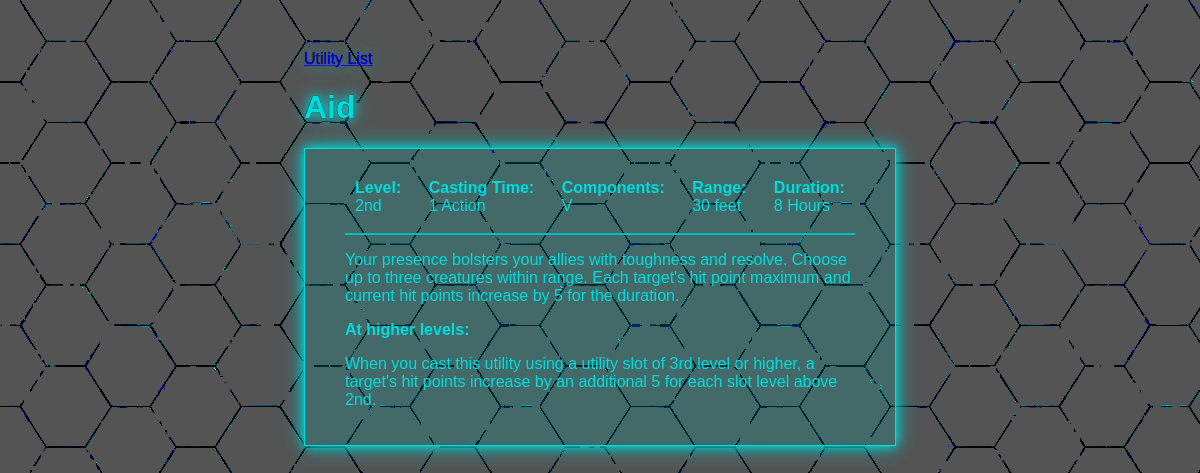
The page /utilities/3/ on the database its author committed.
### utilities/models.py (models this page shows, shortened)
class Utility(models.Model):
    name = models.CharField(max_length=50, unique=True)
    description = RichTextField(blank=True)
    at_higher_levels = RichTextField(blank=True)
    ritual = models.BooleanField(default=False)
    utility_level = models.ForeignKey(
        UtilityLevel, models.SET_DEFAULT, default=0)
    casting_time_unit = models.ForeignKey(
        UtilityCastingTimeUnit, models.SET_DEFAULT, default=1)
    casting_time_quantity = models.IntegerField(null=True, default=1)
    reaction_casting_description = models.TextField(blank=True)
    components = models.ManyToManyField(UtilityComponent, blank=True)
    material_components = models.TextField(blank=True)
    range_type = models.ForeignKey(RangeType, models.SET_NULL, null=True)
    range_distance = models.IntegerField(null=True, default=0)
    range_unit = models.ForeignKey(RangeUnit, related_name='untility_range', on_delete=models.SET_NULL, null=True, blank=True)
    aoe = models.ForeignKey(AreaType, on_delete=models.SET_NULL, null=True, blank=True)
    aoe_unit = models.ForeignKey(RangeUnit, related_name='untility_aoe', on_delete=models.SET_NULL, null=True, blank=True)
    aoe_unit_quantity = models.IntegerField(null=True, blank=True)
    duration_type = models.ForeignKey(DurationType, models.SET_NULL, null=True)
    duration_time_unit = models.ForeignKey(
        DurationTimeUnit, on_delete=models.SET_NULL, null=True, blank=True)
    duration_quantity = models.IntegerField(null=True, blank=True)
    origin = models.CharField(max_length=25, blank=True)
    origin_link = models.URLField(blank=True)
    class Meta:
        verbose_name_plural = 'Utilities'

class UtilityLevel(models.Model):
    id = models.IntegerField(primary_key=True)
    level = models.CharField(max_length=10)
    def __str__(self):
        return self.level

class UtilityCastingTimeUnit(models.Model):
    unit = models.CharField(max_length=15)
    def __str__(self):
        return self.unit

class UtilityComponent(models.Model):
    abbreviation = models.CharField(primary_key=True, max_length=1)
    name = models.CharField(max_length=15)
    description = models.TextField(blank=True)

class DurationTimeUnit(models.Model):
    unit = models.CharField(max_length=10)
    abbreviation = models.CharField(max_length=10, blank=True, null=True)

### utilities/views.py (the view)
# urls.py: path('<int:pk>/', views.UtilityDetailView.as_view(), name='detail')
class UtilityDetailView(generic.DetailView):
    model = Utility
    template_name = 'utilities/detail.html'

### utilities/templates/utilities/detail.html (shortened to what this page needs)
{% extends 'utilities/base.html' %}
{% block 'nav' %}
<a href="{% url 'utility_list' %}">Utility List</a>
{% endblock 'nav' %}
{% block 'header' %}
<h1>
  {{ utility.name }}
</h1>
{% endblock 'header' %}
{% block 'content' %}
  <div class="details">
    <div class="metadata">
      <div class="metadata-content">
        <label for="level">Level:</label>
        <div>{{ utility.utility_level }}</div>
      </div>
      <div class="metadata-content">
        <label for="CastingTime">Casting Time:</label>
        <div>
          {{ utility.casting_time_quantity }} {{ utility.casting_time_unit }}{% if utility.casting_time_quantity > 1 %}s{% endif %}
        </div>
      </div>
      <div class="metadata-content">
        <label for="components">Components:</label>
        <div>
          {% for component in utility.components.all %}
            {{ component.abbreviation }}{% if not forloop.last %},{% endif %}
          {% endfor %}
        </div>
      </div>
      <div class="metadata-content">
        <label for="range">Range:</label>
        {% if utility.range_type.type == "Ranged" %}
        <div>{{ utility.range_distance }} feet</div>
        {% else %}
        <div>{{ utility.range_type }}</div>
        {% endif %}
      </div>
      <div class="metadata-content">
        <label for="duration">Duration:</label>
        {% if utility.duration_time_unit.unit and utility.duration_quantity > 0 %}
        <div>
          {{ utility.duration_quantity }} {{ utility.duration_time_unit.unit }}{% if utility.duration_quantity > 1 %}s{% endif %}
        </div>
        {% else %}
        <div>{{ utility.duration_type }}</div>
        {% endif %}
      </div>
    </div>
    <hr>
    <div class="details-description">
      <p>{{ utility.description | safe }}</p>
      {% if utility.at_higher_levels %}
      <div>
        <strong>At higher levels:</strong>
        <p>{{ utility.at_higher_levels | safe }}</p>
      </div>
      {% endif %}
    </div>
  </div>
{% endblock 'content' %}

### utilities/static/utilities/style.css (style rules this page uses)
:root { --color-white: rgba(255,255,255,1); --color-Damn-Light: rgba(0,220,220,1); --color-Light: rgba(0,190,190,1); --color-Dark: rgba(60,60,60,1); --color-Black: rgba(33,33,33,1); --font-Size: 18px; }
body { background-image: url("hexgrid_gray_hex_effect.png"); background-attachment: fixed; font-family: 'Rajdhani', sans-serif; }
h1 { text-shadow: 0 0 1px black, 0 0 10px var(--color-Damn-Light), 0 0 20px var(--color-Light); }
a { color: blue; text-shadow: 0px 0px 1px black, 0px 0px 20px var(--color-Light); }
.container * { outline: none; }
.details { justify-content: space-between; }
.metadata { display: flex; flex-wrap: wrap; justify-content: space-between; }
.metadata-content { display: inline-block; margin: 10px; }
.metadata-content label { font-weight: bold; }
hr { border: 1px solid #00bebe; background-color: #00bebe; }

### rows shown on the page
Utility: name "Aid", utility_level "2nd", casting_time_quantity "1", casting_time_unit "Action", range_distance "30", duration_quantity "8", duration_time_unit.unit "Hour", description "Your presence bolsters your allies with toughness and resolve. Choose up to three creatures within range. Each target's hit point maximum and current hit points increase by 5 for the duration.", at_higher_levels "When you cast this utility using a utility slot of 3rd level or higher, a target's hit points increase by an additional 5 for each slot level above 2nd."
UtilityComponent: abbreviation "V"
